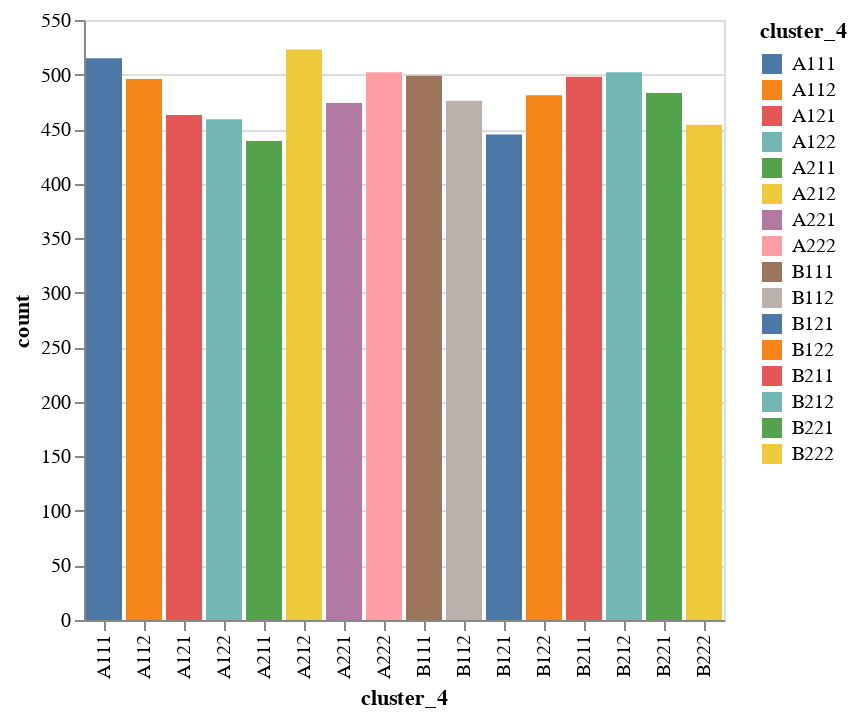

Notebook code cell kept with this figure:
### Code cell
show_b_stats('cluster_4', df_clustered)

### Figure 1 — Vega-Lite specification as saved in the notebook (floating-point values rounded to 4 significant figures)
{"config": {"view": {"continuousWidth": 300, "continuousHeight": 300}}, "data": {"name": "data-7202113b53d4d692c669dfd755b50c53"}, "mark": {"type": "bar", "tooltip": true}, "encoding": {"color": {"field": "cluster_4", "type": "nominal"}, "x": {"field": "cluster_4", "type": "nominal"}, "y": {"field": "count", "type": "quantitative"}}, "params": [{"name": "param_25", "select": {"type": "interval", "encodings": ["x", "y"]}, "bind": "scales"}], "$schema": "https://vega.github.io/schema/vega-lite/v5.20.1.json", "datasets": {"data-7202113b53d4d692c669dfd755b50c53": [{"cluster_4": "A212", "count": 523}, {"cluster_4": "A111", "count": 515}, {"cluster_4": "A222", "count": 502}, {"cluster_4": "B212", "count": 502}, {"cluster_4": "B111", "count": 499}, {"cluster_4": "B211", "count": 498}, {"cluster_4": "A112", "count": 496}, {"cluster_4": "B221", "count": 483}, {"cluster_4": "B122", "count": 481}, {"cluster_4": "B112", "count": 476}, {"cluster_4": "A221", "count": 474}, {"cluster_4": "A121", "count": 463}, {"cluster_4": "A122", "count": 459}, {"cluster_4": "B222", "count": 454}, {"cluster_4": "B121", "count": 445}, {"cluster_4": "A211", "count": 439}]}}
